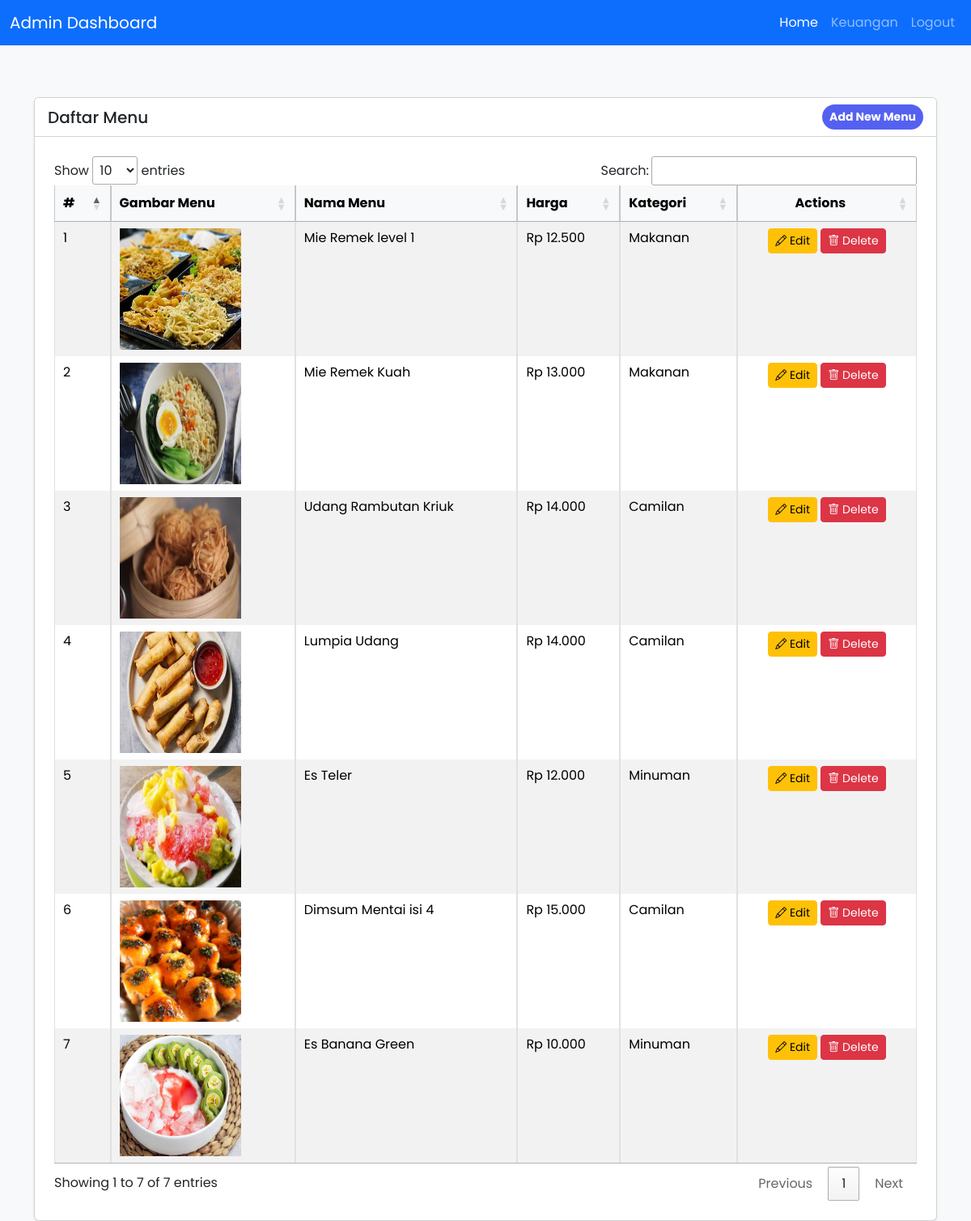
The page /admin/index.php (signed in) on the database its author committed.
### tables this page shows
CREATE TABLE `menu` (
  `id` int(11) NOT NULL,
  `kategori_id` int(11) NOT NULL,
  `nama` varchar(255) NOT NULL,
  `harga` decimal(10,2) NOT NULL,
  `url_foto` varchar(255) DEFAULT NULL,
  `created_at` timestamp NOT NULL DEFAULT current_timestamp()
);

CREATE TABLE `kategori` (
  `id` int(11) NOT NULL,
  `nama` varchar(255) NOT NULL,
  `created_at` timestamp NOT NULL DEFAULT current_timestamp()
);

### admin/controller/viewitems.php (called while the page is built, shortened)
<?php
$sqlitems = 'SELECT menu.*, kategori.nama as kategori_nama
   FROM menu
   LEFT JOIN kategori ON menu.kategori_id = kategori.id';
$items = $pdo->prepare($sqlitems);
$items->execute();
$data = $items->fetchAll(PDO::FETCH_ASSOC);

### admin/index.php (the view, shortened to what this page needs)
<!DOCTYPE html>
<html lang="en">
<?php
include '../config/config.php';
include 'controller/viewitems.php';
?>
<head>
    <link rel="stylesheet" href="../assets/bootstrap/bootstrap.css">
    <link rel="stylesheet" href="../assets/bootstrap/custom-bootstrap.css">
    <link href="https://cdn.datatables.net/1.12.1/css/jquery.dataTables.min.css" rel="stylesheet">
    <link href="https://cdn.jsdelivr.net/npm/bootstrap-icons/font/bootstrap-icons.css" rel="stylesheet">
</head>
<body class="bg-light">
    <nav class="navbar navbar-expand-lg navbar-dark bg-primary fixed-top">
        <div class="container-fluid">
            <a class="navbar-brand" href="#">Admin Dashboard</a>
            <div class="collapse navbar-collapse" id="navbarNav">
                <ul class="navbar-nav ms-auto">
                    <li class="nav-item">
                        <a class="nav-link active" href="index.php">Home</a>
                    </li>
                    <li class="nav-item">
                        <a class="nav-link" href="keuangan.php">Keuangan</a>
                    </li>
                    <li class="nav-item">
                        <a class="nav-link" href="controller/logout.php">Logout</a>
                    </li>
                </ul>
            </div>
        </div>
    </nav>
    <div class="container mt-5 pt-5">
        <div class="card shadow-sm">
            <div class="card-header bg-white d-flex justify-content-between align-items-center">
                <h5 class="mb-0">Daftar Menu</h5>
                <a href="#" class="btn btn-blue btn-sm" data-bs-toggle="modal" data-bs-target="#exampleModal">Add New
                    Menu</a>
            </div>
            <div class="card-body p-4">
                <div class="table-responsive">
                    <table id="menuTable" class="table table-bordered table-striped">
                        <thead class="table-light">
                            <tr>
                                <th scope="col">#</th>
                                <th scope="col">Gambar Menu</th>
                                <th scope="col">Nama Menu</th>
                                <th scope="col">Harga</th>
                                <th scope="col">Kategori</th>
                                <th scope="col" class="text-center">Actions</th>
                            </tr>
                        </thead>
                        <tbody>
                            <?php
                            $no = 1;
                            foreach ($data as $row) {
                                $modalId = "editModal" . $row['id'];
                            ?>
                                <tr>
                                    <td scope="row"><?php echo $no++; ?></td>
                                    <td><img src="uploads/<?php echo $row['url_foto'] ?>" alt="" width="150px" height="150px"></td>
                                    <td><?php echo $row['nama'] ?></td>
                                    <td>Rp <?php echo number_format($row['harga'], 0, ',', '.'); ?></td>
                                    <td><?php echo $row['kategori_nama'] ?></td>
                                    <td class="text-center">
                                        <button class="btn btn-warning btn-sm"
                                            data-bs-toggle="modal"
                                            data-bs-target="#<?php echo $modalId; ?>">
                                            <i class="bi bi-pencil"></i> Edit
                                        </button>
                                        <form action="controller/deleteitem.php" method="POST" style="display: inline;">
                                            <button type="submit" class="btn btn-danger btn-sm" onclick="return confirm('Apakah Anda yakin ingin menghapus item ini?')">
                                                <i class="bi bi-trash"></i> Delete
                                            </button>
                                        </form>
                                    </td>
                                </tr>
                            <?php
                            }
                            ?>
                        </tbody>
                    </table>
                </div>
            </div>
        </div>
    </div>
</body>
</html>

### rows shown on the page
menu: url_foto (picture), nama "Mie Remek level 1", harga "12.500", kategori.nama "Makanan"
menu: url_foto (picture), nama "Mie Remek Kuah", harga "13.000", kategori.nama "Makanan"
menu: url_foto (picture), nama "Udang Rambutan Kriuk", harga "14.000", kategori.nama "Camilan"
menu: url_foto (picture), nama "Lumpia Udang", harga "14.000", kategori.nama "Camilan"
menu: url_foto (picture), nama "Es Teler", harga "12.000", kategori.nama "Minuman"
menu: url_foto (picture), nama "Dimsum Mentai isi 4", harga "15.000", kategori.nama "Camilan"
menu: url_foto (picture), nama "Es Banana Green", harga "10.000", kategori.nama "Minuman"
